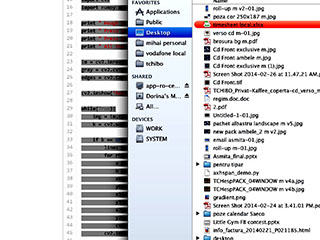
#> input picture gradient2.jpg, 320 x 240 px, given in place of the camera
$ python video3.py
#> lines starting #> are read from the running program, lines starting #| are printed output that depends on the picture; after the words box and inside, x2 and y2 are one past the last pixel; in counts of white or black regions, pixels touching at a corner belong together
import cv2
import numpy as np
def nothing (x):
	pass

cv2.namedWindow('image')

cap = cv2.VideoCapture(0)
ret=cap.set(3, 320)
ret=cap.set(4, 240)
cv2.createTrackbar('canny1','image',456,1000,nothing)
cv2.createTrackbar('canny2','image',24,1000,nothing)
#cv2.createTrackbar('B','image',2,255,nothing)
#cv2.createTrackbar('T','image',10,100,nothing)
#cv2.createTrackbar('U','image',10,100,nothing)
while(1):

    r = cv2.getTrackbarPos('canny1','image')
    g = cv2.getTrackbarPos('canny2','image')
#    b = cv2.getTrackbarPos('B','image')
#    t = cv2.getTrackbarPos('T','image')
#    u = cv2.getTrackbarPos('U','image')

    # Take each frame
    _, frame = cap.read()
#> frame is the input picture: shape (240, 320, 3); mean B, G, R 219.4, 216.5, 217
    gray = cv2.cvtColor(frame, cv2.COLOR_BGR2GRAY)
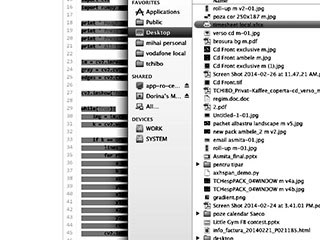
#> gray: shape (240, 320); min 0, max 255, mean 217
    gray = cv2.GaussianBlur(gray,(5,5),0)
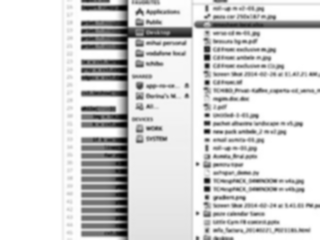
#> gray: shape (240, 320); min 0, max 255, mean 217
    equ = cv2.equalizeHist(gray)
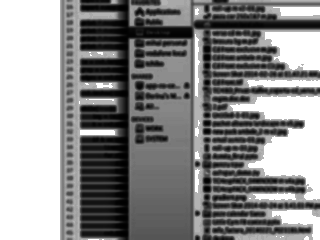
#> equ: shape (240, 320); min 0, max 255, mean 139.6
    edges = cv2.Canny(equ,r,g)
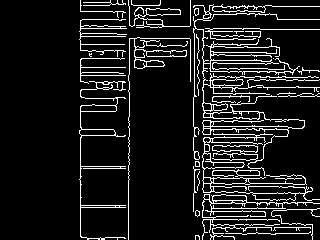
#> edges: shape (240, 320); 10.6% white in thin lines or dots, all inside (x1, y1, x2, y2) = (79, 0, 320, 240)

# [8 lines of commented-out code are left out]
    cv2.imshow('frame',frame)
    cv2.imshow('mask',equ)
    cv2.imshow('res',edges)
    k = cv2.waitKey(5)
#> (key q is pressed here)
    if k == ord('q'):
        break

cv2.destroyAllWindows()

$ run again, on gradient3.jpg
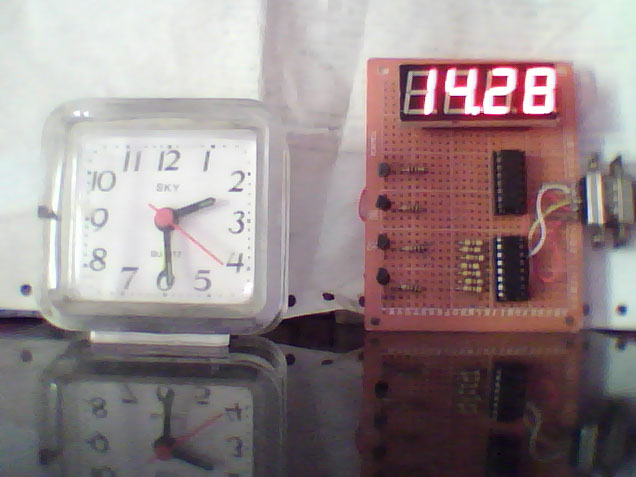
#> input picture gradient3.jpg, 636 x 477 px, given in place of the camera
#> frame is the input picture: shape (477, 636, 3); mean B, G, R 136.7, 135.4, 149.1
#> `equ = cv2.equalizeHist(gray)`:
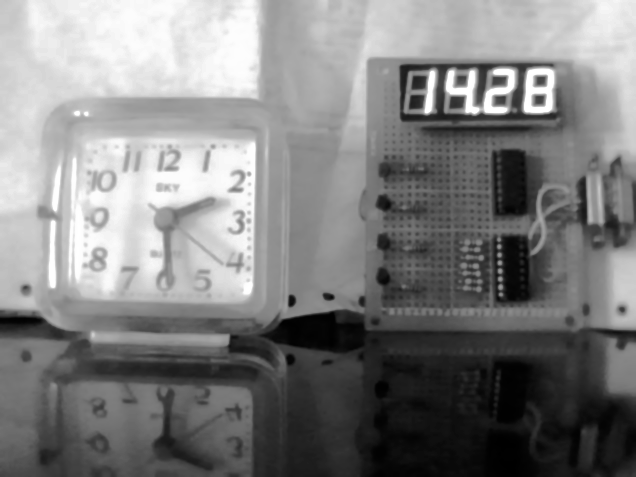
#> equ: shape (477, 636); min 0, max 255, mean 128.2
#> `edges = cv2.Canny(equ,r,g)`:
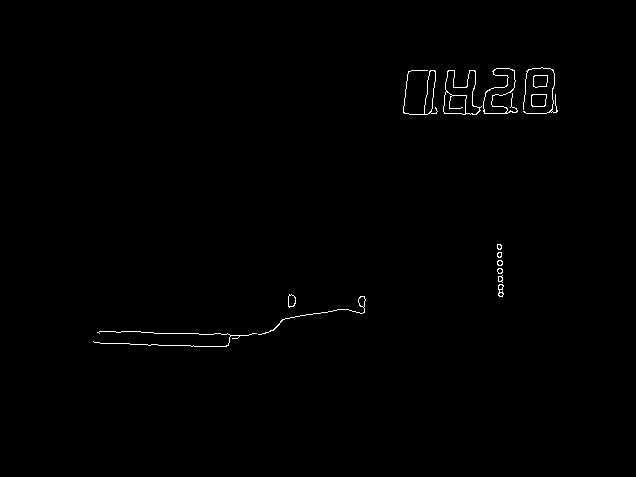
#> edges: shape (477, 636); 0.53% white in thin lines or dots, all inside (x1, y1, x2, y2) = (93, 67, 558, 347)
